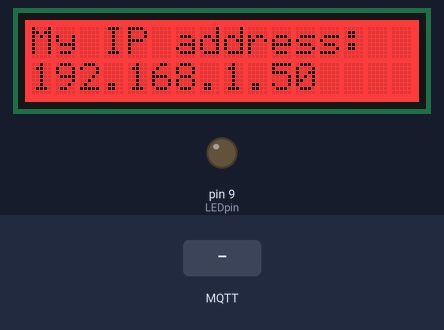
A sketch run on a simulated Arduino Uno, built with avr-gcc and run on an emulated ATmega328P. On the bench: 16×2 character LCD, output pins drawn as LEDs (lit = HIGH). Inputs (shaded band) come from the test bench. WiFi joins after 1.5 s; servers stay silent unless stated; random numbers use the default seed unless the sketch sets one; no MQTT or app messages arrive unless stated; what the sketch prints to the serial monitor is not drawn.

Above: at 3.8 s.
3.9 s: MQTT message "LCD/1/line/0" arrives on the first subscribed topic
At 4.5 s:
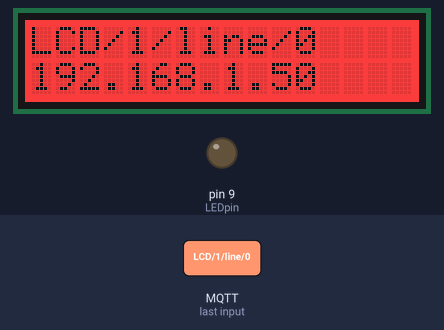
5.4 s: MQTT message "LCD/1/line1" arrives on the first subscribed topic
At 6.6 s:
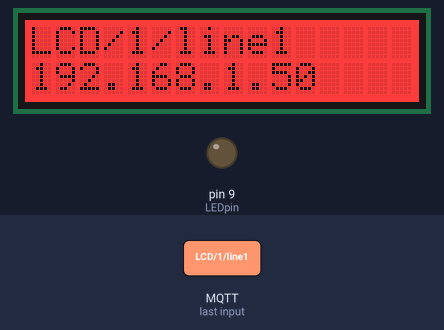
6.9 s: MQTT message "1" arrives on the first subscribed topic
At 7.9 s:
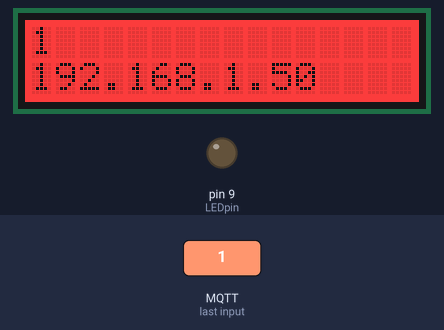
8.4 s: MQTT message "on" arrives on the first subscribed topic
At 9.1 s:
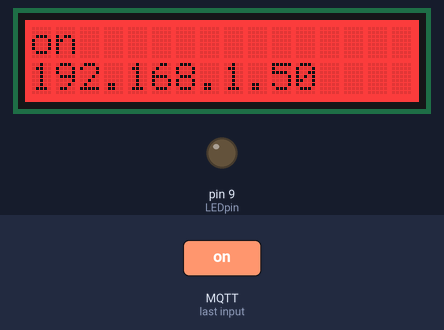
9.9 s: MQTT message "off" arrives on the first subscribed topic
At 10.2 s:
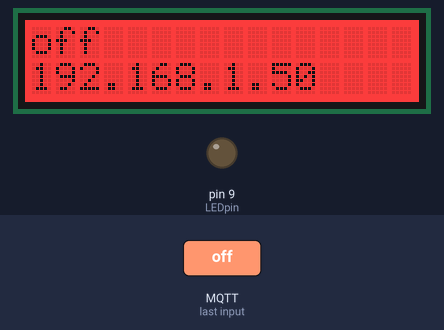
Timing chart, 0 to 12.4 s (numbered marks = the images above; inputs shaded):
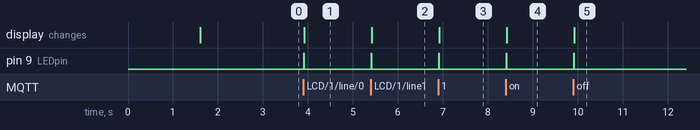

Measured:
- after the input at 3.9 s, pin 9 (LEDpin): LOW → HIGH at once, → LOW 0.02 s later; the display: changes at once (image 1)
- after the input at 5.4 s, pin 9 (LEDpin): LOW → HIGH at once, → LOW 0.02 s later; the display: changes at once (image 2)
- after the input at 6.9 s, pin 9 (LEDpin): LOW → HIGH at once, → LOW 0.02 s later; the display: changes at once (image 3)
- after the input at 8.4 s, pin 9 (LEDpin): LOW → HIGH at once, → LOW 0.02 s later; the display: changes at once (image 4)
- after the input at 9.9 s, pin 9 (LEDpin): LOW → HIGH at once, → LOW 0.02 s later; the display: changes at once (image 5)

The sketch:

mqtt_lcd.ino
```cpp
/*
 * Ethernet RGB LEDS with MQTT
 * (c) Mark McKillen
 *
 */

#include <SPI.h>
#include <Ethernet.h>
#include <PubSubClient.h>
#include <Wire.h>
#include <Adafruit_MCP23017.h>
#include <Adafruit_RGBLCDShield.h>

Adafruit_RGBLCDShield lcd = Adafruit_RGBLCDShield();

#define RED 0x1
#define YELLOW 0x3
#define GREEN 0x2
#define TEAL 0x6
#define BLUE 0x4
#define VIOLET 0x5
#define WHITE 0x7


#define MQTT_SERVER "192.168.1.103"

byte MAC_ADDRESS[] = { 0x91, 0xA3, 0xBB, 0x00, 0x01, 0x03 };
char message_buff[30];

int LEDpin   = 9;   //

EthernetClient ethClient;  // Ethernet object
PubSubClient client( MQTT_SERVER, 1883, callback, ethClient); // MQTT object

void setup() {
  // set random MaAC
  for (byte i = 1; i < 6; ++i) {
    MAC_ADDRESS[i] = random(0,255);
  }

  Serial.begin(57600);
  lcd.begin(16, 2);
  lcd.setBacklight(RED);
  randomSeed(analogRead(0));


  lcd.clear();
  lcd.setCursor(0, 0);
  lcd.print("DHCP...");
  lcd.setCursor(0, 1);
  Serial.println("DHCP...");

  pinMode(LEDpin, OUTPUT);

  while (Ethernet.begin(MAC_ADDRESS) == 0)       // Get connected!
  {
      Serial.println("Failed to configure Ethernet using DHCP");
      lcd.clear();
      lcd.setCursor(0, 0);
      lcd.print("DHCP failed");
      delay(1000);
  }


  lcd.clear();
  lcd.setCursor(0, 0);
  lcd.print("My IP address: ");
  lcd.setCursor(0, 1);
  for (byte thisByte = 0; thisByte < 4; thisByte++) {
      // print the value of each byte of the IP address:
      lcd.print(Ethernet.localIP()[thisByte], DEC);
      if (thisByte < 3) {
        lcd.print(".");
      }
   }

   if (client.connect("arduinoClient")) {      // connect to MQTT server
     client.subscribe("LCD/1/line/+");           // subscribe to topic "rgblight"
     Serial.println("Connected to MQTT");      // let us know this has happened
   }
   delay(1000);
}

void loop()
{
  client.loop();                              // loop for ever waiting for MQTT event
}

// handles message arrived on subscribed topic
void callback(char* topic, byte* payload, unsigned int length) {
  int i;
  int line;

  digitalWrite(LEDpin, HIGH);
  for (int i = 0; i < length; i++) {
    Serial.print((char) payload[i]);
  }
  Serial.print('\t');
  Serial.println(topic);

  // lcd.setCursor(0,0);
  // for (i = 0; i < 16; i++) {
     // lcd.print(" ");
  // }

  if (strcmp(topic, "LCD/1/line/0")) {
      Serial.print("Line 0: ");
      Serial.println(topic);
      line = 0;
  } else if (strcmp(topic, "LCD/1/line1")) {
      Serial.print("Line 1: ");
      Serial.println(topic);
      line = 1;
  } else {
      Serial.print (topic);
      Serial.println(" is not valid");
      digitalWrite(LEDpin, LOW);
      return;
  }

  lcd.setCursor(0,line);
  for (i = 0; i < length; i++) {
    lcd.print((char) payload[i]);
  }
  for (i; i < 16; i++) {
     lcd.print(" ");
  }
  digitalWrite(LEDpin, LOW);
}
```
